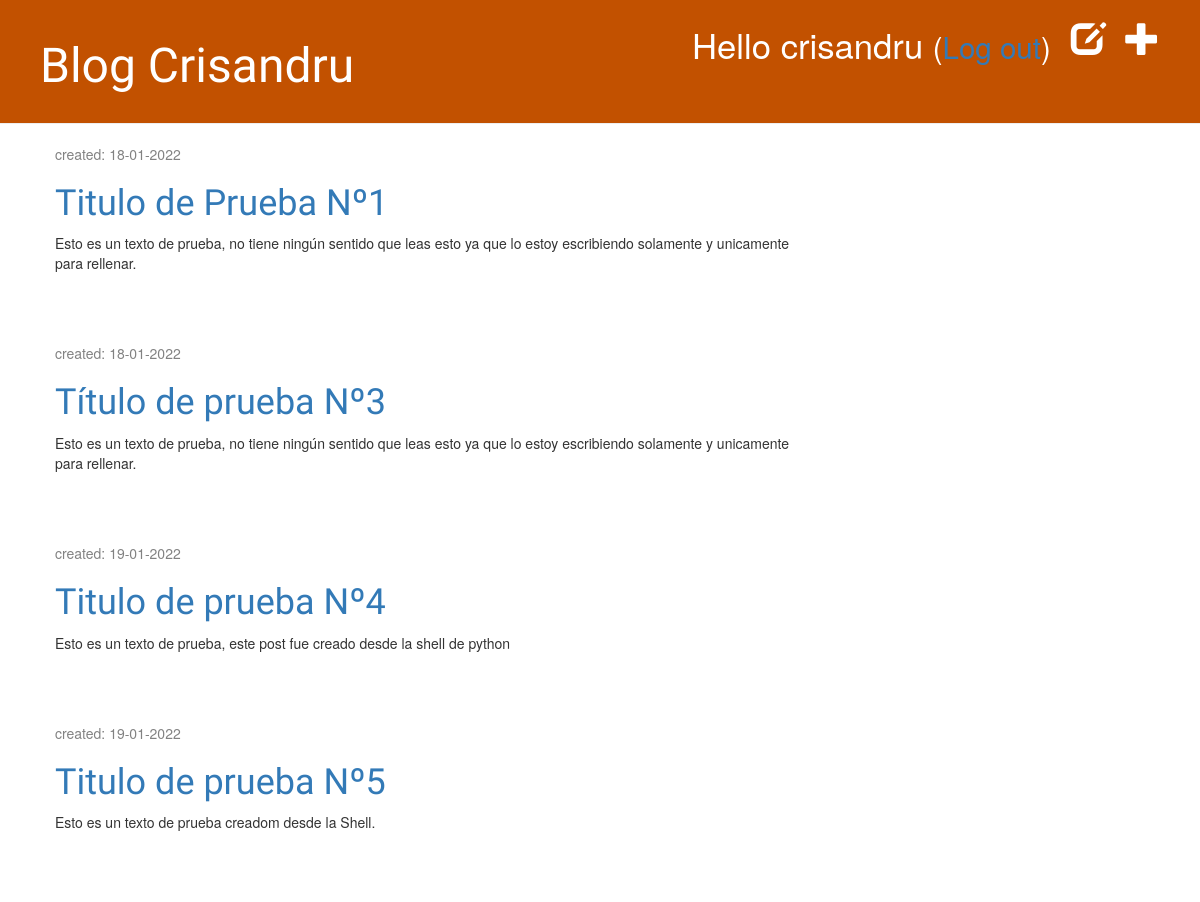
Before: /drafts/ (signed in) with the older database file.
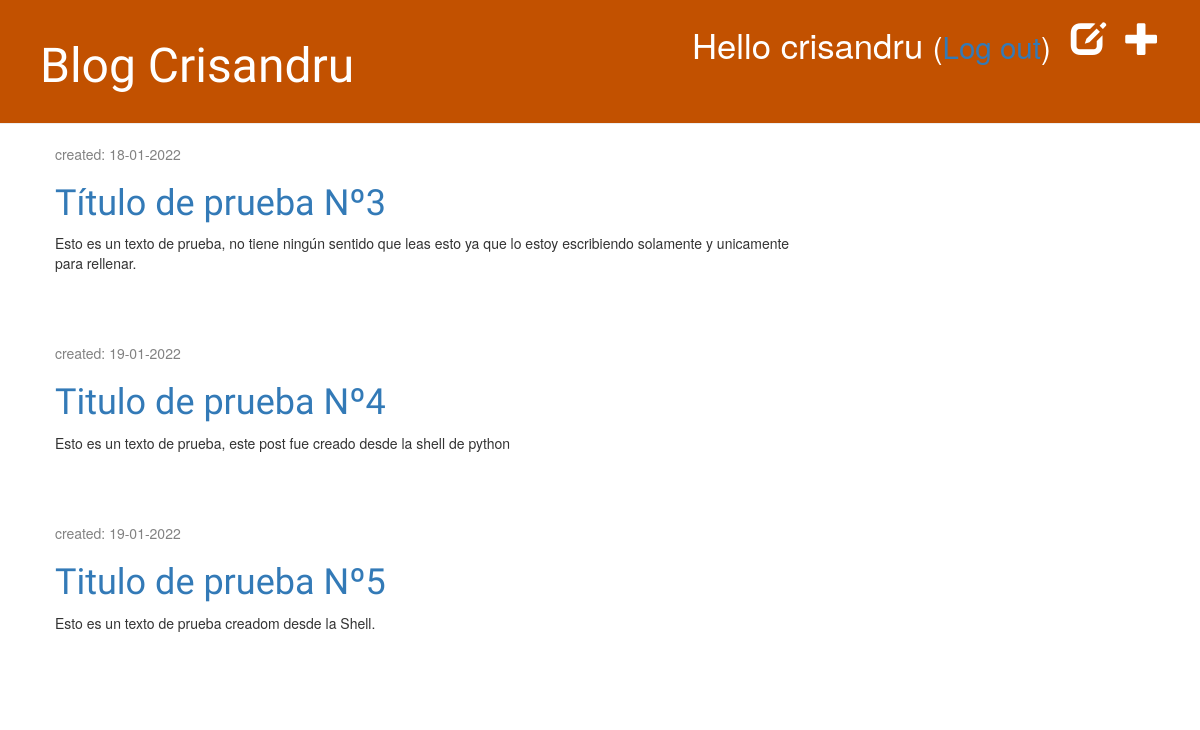
After: the same page with the newer database file.
### blog/models.py (models this page shows, shortened)
class Post(models.Model): # models.Model: Significa que Post es un modelo de Djando, así que Django sabe que debe guardarlo en la base de datos.
    author = models.ForeignKey(settings.AUTH_USER_MODEL, on_delete=models.CASCADE) # settings.AUTH_USER_MODEL devuelve una cadena (la ubicación del modelo de usuario)
    title = models.CharField(max_length=200)
    text = models.TextField()
    created_date = models.DateTimeField(default=timezone.now) #Guardamos la fecha de creación.
    published_date = models.DateTimeField(blank=True, null=True)

### blog/views.py (the view)
# urls.py: path('drafts/', views.post_draft_list, name='post_draft_list'),
@login_required
def post_draft_list(request):
    posts = Post.objects.filter(published_date__isnull=True).order_by('created_date')
    return render(request, 'blog/post_draft_list.html', {'posts': posts})

### blog/templates/blog/post_draft_list.html
{% extends 'blog/base.html' %}
{% block content %}
    {% for post in posts %}
        <div class="post">
            <p class="date">created: {{ post.created_date|date:'d-m-Y' }}</p>
            <h1><a href="{% url 'post_detail' pk=post.pk %}">{{ post.title }}</a></h1>
            <p>{{ post.text|truncatechars:200 }}</p>
        </div>
    {% endfor %}
{% endblock %}

Changed rows visible on the page:
no longer on this page (row edited): Post: created_date "18-01-2022", title "Titulo de Prueba Nº1", text "Esto es un texto de prueba, no tiene ningún sentido que leas esto ya que lo estoy escribiendo solamente y unicamente para rellenar."
